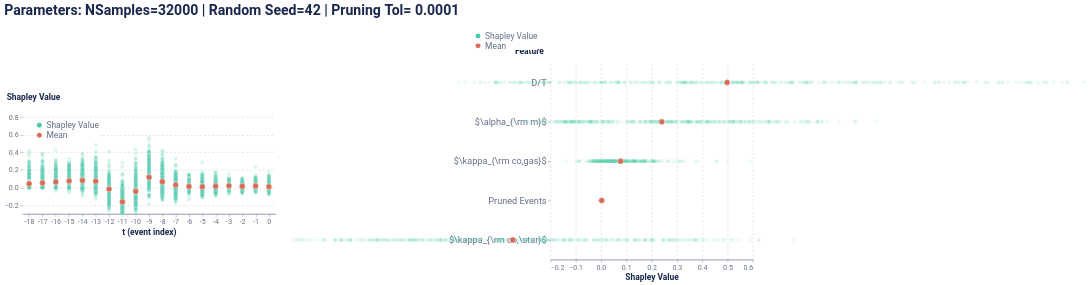

Notebook code cell kept with this figure:
### Code cell
print(t_cosmic)
global_plot

### Figure 1 — Vega-Lite specification as saved in the notebook (floating-point values rounded to 4 significant figures; data arrays with more than 128 entries replaced by an {"elided": "..."} marker saying what was removed)
{"config": {"axis": {"domain": true, "domainColor": "#666F89", "grid": false, "gridCap": "round", "gridColor": "#B3B7C4", "gridDash": [2, 4], "gridWidth": 0.5, "labelColor": "#666F89", "labelFont": "Roboto, Arial, sans-serif", "labelPadding": 2, "tickColor": "#666F89", "tickOpacity": 0.5, "tickSize": 4, "titleColor": "#19274E", "titleFont": "Roboto, Arial, sans-serif", "titleFontSize": 12}, "axisBand": {"domain": true, "labelPadding": 4, "ticks": false}, "axisY": {"domain": false, "titleAlign": "left", "titleAngle": 0, "titleX": -20, "titleY": -10}, "legend": {"labelColor": "#666F89", "labelFont": "Roboto, Arial, sans-serif", "labelFontSize": 12, "symbolSize": 40, "titleColor": "#19274E", "titleFont": "Roboto, Arial, sans-serif", "titleFontSize": 12, "titlePadding": 4}, "arc": {"stroke": "#FFFFFF", "strokeWidth": 1}, "bar": {"fill": "#2770EB", "stroke": null}, "line": {"stroke": "#2770EB", "strokeWidth": 2}, "path": {"stroke": "#2770EB", "strokeWidth": 0.5}, "point": {"fill": "#2770EB", "shape": "circle", "filled": true}, "rect": {"fill": "#2770EB"}, "rule": {"stroke": "#666F89"}, "shape": {"stroke": "#2770EB"}, "text": {"color": "#19274E", "font": "Roboto, Arial, sans-serif", "fontSize": 12}, "range": {"category": ["#2770EB", "#77B98A", "#DA5252", "#FFC400", "#A87AEA", "#00A39E", "#19274E"], "diverging": ["#006360", "#2BB3AE", "#96D9D7", "#FFFFFF", "#EDAAAA", "#DA5252", "#811D1D"], "heatmap": ["#18448F", "#1B4EA5", "#2770EB", "#4C88EE", "#82ACF3", "#A6C4F7", "#E9F1FD"], "ramp": ["#18448F", "#1B4EA5", "#2770EB", "#4C88EE", "#82ACF3", "#A6C4F7", "#E9F1FD"]}, "background": "#FFFFFF", "group": {"fill": "#FFFFFF"}, "header": {"labelColor": "#19274E", "labelFont": "Roboto, Arial, sans-serif", "labelFontSize": 12, "titleColor": "#19274E", "titleFont": "Roboto, Arial, sans-serif", "titleFontSize": 16}, "title": {"anchor": "start", "color": "#19274E", "font": "Roboto, Arial, sans-serif", "fontSize": 20, "fontWeight": "bold", "offset": 20, "subtitleColor": "#19274E", "subtitleFontSize": 16}, "view": {"continuousHeight": 300, "continuousWidth": 400, "stroke": "transparent"}}, "vconcat": [{"hconcat": [{"vconcat": [{"mark": {"type": "point", "stroke": "white", "strokeWidth": 0.6}, "encoding": {"color": {"field": "type", "legend": {"fillColor": "white", "orient": "top-left", "symbolSize": 50, "symbolStrokeWidth": 0, "title": null}, "scale": {"domain": ["Shapley Value", "Mean"], "range": ["#48caaa", "#d76d58"]}, "type": "nominal"}, "opacity": {"condition": {"value": 1.0, "test": "(datum.type === 'Mean')"}, "value": 0.2}, "size": {"condition": {"value": 70, "test": "(datum.type === 'Mean')"}, "value": 30}, "x": {"axis": {"labelAngle": 0}, "field": "t (event index)", "type": "ordinal"}, "y": {"axis": {"grid": true, "titleX": -23}, "field": "Shapley Value", "scale": {"domain": [-0.3, 0.9]}, "title": "Shapley Value", "type": "quantitative"}}, "height": 150, "width": 360}], "data": {"name": "data-9d7c603e9ba18336c85ee800426ba7c0"}}, {"vconcat": [{"mark": {"type": "point", "stroke": "white", "strokeWidth": 0.6}, "encoding": {"color": {"field": "type", "legend": {"fillColor": "white", "orient": "bottom-right", "symbolSize": 50, "symbolStrokeWidth": 0, "title": null}, "scale": {"domain": ["Shapley Value", "Mean"], "range": ["#618FE0", "#d76d58"]}, "type": "nominal"}, "opacity": {"condition": {"value": 1.0, "test": "(datum.type === 'Mean')"}, "value": 0.1}, "size": {"condition": {"value": 70, "test": "(datum.type === 'Mean')"}, "value": 30}, "x": {"axis": {"grid": true, "title": "Shapley Value"}, "field": "Shapley Value", "scale": {"domain": [-0.2, 0.6]}, "type": "quantitative"}, "y": {"axis": {"labelFontSize": 13, "titleX": -51}, "field": "Feature", "sort": ["D/T", "$\\alpha_{\\rm m}$", "$\\kappa_{\\rm co,gas}$", "Pruned Events", "$\\kappa_{\\rm co,\\star}$"], "type": "ordinal"}}, "height": 280, "width": 288}], "data": {"name": "data-9162c6c9ee5ad8dc2c40a3d40630667c"}}], "center": true, "title": "Parameters: NSamples=32000 | Random Seed=42 | Pruning Tol= 0.0001"}], "$schema": "https://vega.github.io/schema/vega-lite/v4.17.0.json", "datasets": {"data-9d7c603e9ba18336c85ee800426ba7c0": {"elided": "6344 records"}, "data-9162c6c9ee5ad8dc2c40a3d40630667c": {"elided": "1370 records"}}}
